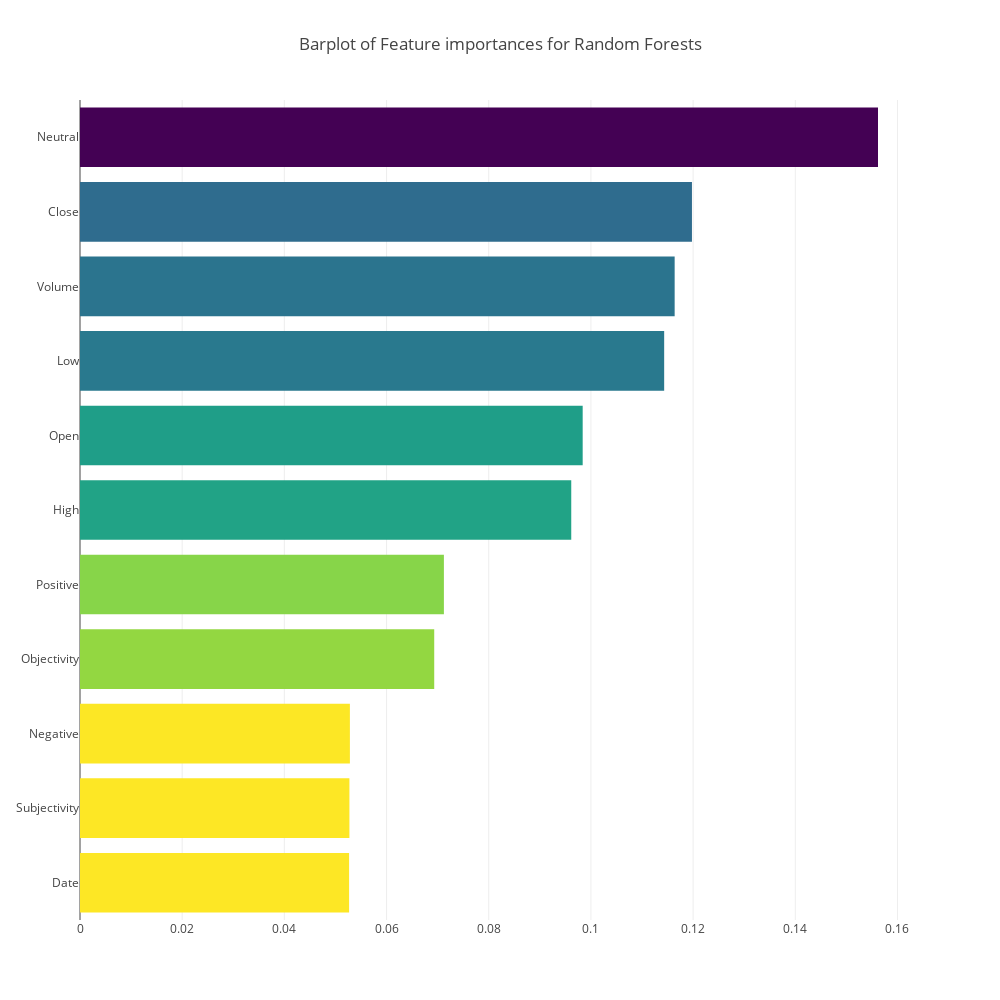

The code cell stored with this chart in its notebook:
### Markdown cell above
#### Below is the feature importance graph for Random Forests.

#### This is just to see the sample important features for Random Forests. We are not going to use Random Forests for further tuning our model.

### Code cell
x, y = (list(x) for x in zip(*sorted(zip(model_rf.feature_importances_, features), 
                                                            reverse = False)))
trace2 = go.Bar(
    x=x ,
    y=y,
    marker=dict(
        color=x,
        colorscale = 'Viridis',
        reversescale = True
    ),
    name='Feature importance for Random Forests',
    orientation='h',
)

layout = dict(
    title='Barplot of Feature importances for Random Forests',
     width = 1000, height = 1000,
    yaxis=dict(
        showgrid=False,
        showline=False,
        showticklabels=True,
#         domain=[0, 0.85],
    ))

fig1 = go.Figure(data=[trace2])
fig1['layout'].update(layout)
py.iplot(fig1, filename='plots')

### Figure 1 — Plotly figure (JSON) as saved in the notebook; plotly's stock layout.template omitted (floating-point values rounded to 4 significant figures)
{"data": [{"marker": {"color": [0.05267, 0.05273, 0.05282, 0.06933, 0.07122, 0.09615, 0.09839, 0.1143, 0.1164, 0.1198, 0.1562], "colorscale": "Viridis", "reversescale": true}, "name": "Feature importance for Random Forests", "orientation": "h", "type": "bar", "uid": "1bd97b82-a73e-4a00-804a-eb9188f2e104", "x": [0.05267, 0.05273, 0.05282, 0.06933, 0.07122, 0.09615, 0.09839, 0.1143, 0.1164, 0.1198, 0.1562], "y": ["Date", "Subjectivity", "Negative", "Objectivity", "Positive", "High", "Open", "Low", "Volume", "Close", "Neutral"]}], "layout": {"height": 1000, "title": "Barplot of Feature importances for Random Forests", "width": 1000, "yaxis": {"showgrid": false, "showline": false, "showticklabels": true}}}
